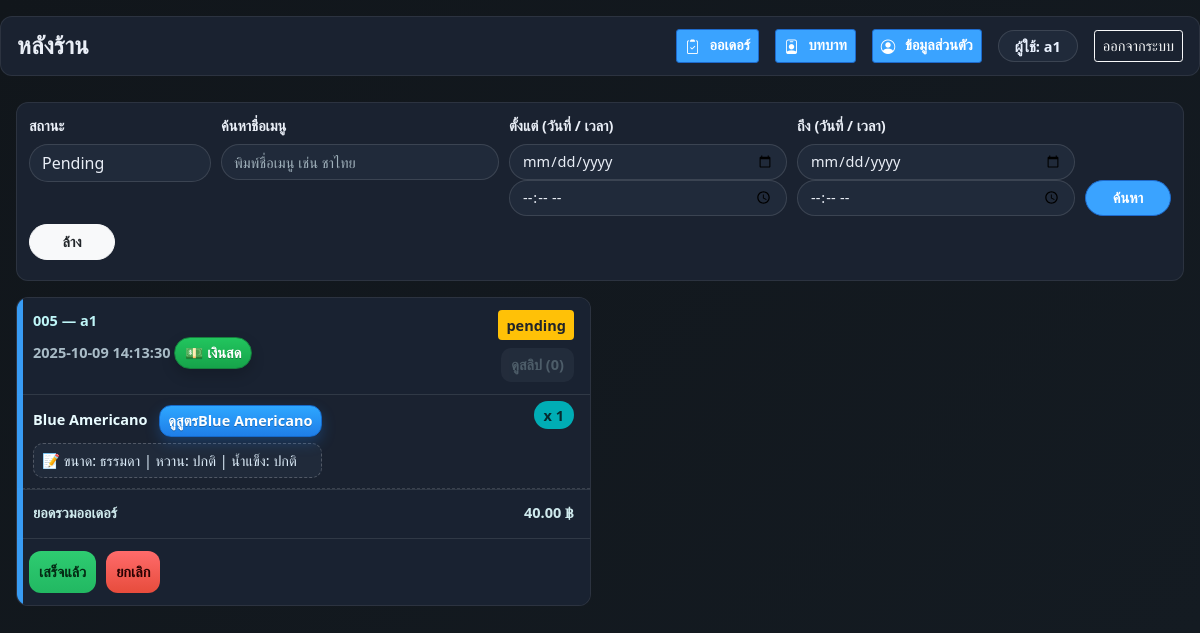
Screenshot of /back_store/back_store.php (signed in) with the database file from the repository.
### tables this page shows
CREATE TABLE IF NOT EXISTS `orders` (
  `order_id` int(11) NOT NULL AUTO_INCREMENT,
  `user_id` int(11) NOT NULL,
  `order_time` datetime NOT NULL DEFAULT current_timestamp(),
  `order_date` date NOT NULL,
  `order_seq` int(11) NOT NULL DEFAULT 0,
  `status` enum('awaiting_payment','pending','ready','canceled') NOT NULL DEFAULT 'awaiting_payment',
  `payment_method` enum('transfer','cash') NOT NULL DEFAULT 'transfer',
  `total_price` decimal(10,2) NOT NULL,
  `updated_at` datetime(6) NOT NULL,
  `promo_id` int(11) DEFAULT NULL,
  `discount_amount` decimal(10,2) NOT NULL DEFAULT 0.00,
  `final_total` decimal(10,2) NOT NULL DEFAULT 0.00,
  PRIMARY KEY (`order_id`),
  UNIQUE KEY `uk_orders_day_seq` (`order_date`,`order_seq`),
  KEY `fk_orders_user` (`user_id`),
  KEY `idx_orders_updated_at` (`updated_at`),
  KEY `idx_orders_user_updated` (`user_id`,`updated_at`,`status`),
  KEY `idx_orders_feed` (`user_id`,`updated_at`,`order_id`),
  KEY `fk_orders_promo` (`promo_id`),
  KEY `idx_orders_status_updated` (`status`,`updated_at`),
  KEY `idx_orders_user` (`user_id`),
  KEY `idx_orders_order` (`order_id`),
  KEY `idx_orders_updated` (`updated_at`),
  CONSTRAINT `fk_orders_promo` FOREIGN KEY (`promo_id`) REFERENCES `promotions` (`promo_id`),
  CONSTRAINT `fk_orders_user` FOREIGN KEY (`user_id`) REFERENCES `users` (`user_id`) ON DELETE CASCADE ON UPDATE CASCADE
);

CREATE TABLE IF NOT EXISTS `users` (
  `user_id` int(11) NOT NULL AUTO_INCREMENT,
  `username` varchar(50) NOT NULL,
  `password` varchar(255) NOT NULL,
  `student_ID` int(11) NOT NULL,
  `name` varchar(100) NOT NULL,
  `role` enum('admin','employee') NOT NULL DEFAULT 'employee',
  `status` enum('ชั่วโมงทุน','ชั่วโมงปกติ') NOT NULL DEFAULT 'ชั่วโมงปกติ',
  `default_hour_type` enum('normal','fund') NOT NULL DEFAULT 'normal',
  PRIMARY KEY (`user_id`),
  UNIQUE KEY `username` (`username`)
);

CREATE TABLE IF NOT EXISTS `order_details` (
  `order_detail_id` int(11) NOT NULL AUTO_INCREMENT,
  `order_id` int(11) NOT NULL,
  `menu_id` int(11) NOT NULL,
  `promo_id` int(11) DEFAULT NULL,
  `quantity` int(11) NOT NULL,
  `note` varchar(255) DEFAULT NULL,
  `total_price` decimal(10,2) NOT NULL,
  PRIMARY KEY (`order_detail_id`),
  KEY `fk_details_order` (`order_id`),
  KEY `fk_details_menu` (`menu_id`),
  KEY `fk_details_promo` (`promo_id`),
  CONSTRAINT `fk_details_menu` FOREIGN KEY (`menu_id`) REFERENCES `menu` (`menu_id`) ON DELETE CASCADE ON UPDATE CASCADE,
  CONSTRAINT `fk_details_order` FOREIGN KEY (`order_id`) REFERENCES `orders` (`order_id`) ON DELETE CASCADE ON UPDATE CASCADE,
  CONSTRAINT `fk_details_promo` FOREIGN KEY (`promo_id`) REFERENCES `promotions` (`promo_id`) ON DELETE SET NULL ON UPDATE CASCADE
);

CREATE TABLE IF NOT EXISTS `menu` (
  `menu_id` int(11) NOT NULL AUTO_INCREMENT,
  `category_id` int(11) NOT NULL,
  `name` varchar(100) NOT NULL,
  `price` decimal(10,2) NOT NULL,
  `description` varchar(255) DEFAULT NULL,
  `image` varchar(255) DEFAULT NULL,
  `is_active` tinyint(1) NOT NULL DEFAULT 1,
  `current_recipe_id` int(11) DEFAULT NULL,
  PRIMARY KEY (`menu_id`),
  KEY `fk_menu_category` (`category_id`),
  KEY `fk_menu_current_recipe` (`current_recipe_id`),
  CONSTRAINT `fk_menu_category` FOREIGN KEY (`category_id`) REFERENCES `categories` (`category_id`) ON DELETE CASCADE ON UPDATE CASCADE,
  CONSTRAINT `fk_menu_current_recipe` FOREIGN KEY (`current_recipe_id`) REFERENCES `recipe_headers` (`recipe_id`) ON DELETE SET NULL ON UPDATE CASCADE
);

### back_store/back_store.php (the view, shortened to what this page needs)
<?php
require __DIR__ . '/../db.php';
$conn->set_charset('utf8mb4');
function money_fmt($n){ return number_format((float)$n,2); }
function format_order_seq(int $seq): string { return str_pad((string)$seq, 3, '0', STR_PAD_LEFT); }
$status     = $_GET['status']     ?? 'pending';
$q          = trim((string)($_GET['q'] ?? ''));
$date_from  = trim((string)($_GET['date_from'] ?? ''));
$time_from  = trim((string)($_GET['time_from'] ?? ''));
$date_to    = trim((string)($_GET['date_to'] ?? ''));
$time_to    = trim((string)($_GET['time_to'] ?? ''));
$orders=[]; $where="1=1"; $types=''; $params=[];
if ($status!=='all'){ $where.=" AND o.status=?"; $types.='s'; $params[]=$status; }
$sql="
  SELECT o.order_id,o.user_id,o.order_time,o.status,o.total_price,
         o.order_date, o.order_seq,
         u.username,u.name, COALESCE(ps.cnt,0) AS slip_count
  FROM orders o
  LEFT JOIN users u ON u.user_id=o.user_id
  LEFT JOIN (SELECT order_id,COUNT(*) AS cnt FROM payment_slips GROUP BY order_id) ps ON ps.order_id=o.order_id
  WHERE $where
  ORDER BY o.order_id DESC";
$stmt=$conn->prepare($sql);
if ($types!=='') $stmt->bind_param($types, ...$params);
$stmt->execute(); $res=$stmt->get_result();
while($row=$res->fetch_assoc()){
  $row['order_seq'] = (int)($row['order_seq'] ?? 0);
  $row['__seq_fmt'] = format_order_seq($row['order_seq']);
  $orders[]=$row;
}
function get_order_lines(mysqli $conn, int $oid): array{
  $rows=[]; $stmt=$conn->prepare("
    SELECT d.order_detail_id,d.menu_id,d.quantity,d.note,d.total_price,m.name AS menu_name
    FROM order_details d JOIN menu m ON m.menu_id=d.menu_id
    WHERE d.order_id=? ORDER BY d.order_detail_id");
  $stmt->bind_param("i",$oid); $stmt->execute(); $res=$stmt->get_result();
  while($r=$res->fetch_assoc()) $rows[]=$r; $stmt->close(); return $rows;
}
?>
<!doctype html>
<html lang="th">
<head>
<link rel="stylesheet" href="https://stackpath.bootstrapcdn.com/bootstrap/4.5.2/css/bootstrap.min.css">
<link rel="stylesheet" href="https://cdn.jsdelivr.net/npm/bootstrap-icons@1.11.3/font/bootstrap-icons.css">
</head>
<body>
<div class="topbar d-flex align-items-center justify-content-between">
  <div class="d-flex align-items-center">
    <h4 class="m-0 brand">หลังร้าน</h4>
  </div>
  <div class="d-flex align-items-center topbar-actions">
    <a href="back_store_history.php" class="btn btn-primary btn-sm mr-2">
      <i class="bi bi-clipboard2-check"></i> ออเดอร์
    </a>
    <a href="../SelectRole/role.php" class="btn btn-primary btn-sm mr-2">
      <i class="bi bi-person-badge"></i> บทบาท
    </a>
    <a href="user_profile.php" class="btn btn-primary btn-sm mr-2">
      <i class="bi bi-person-circle"></i> ข้อมูลส่วนตัว
    </a>
    <span class="badge badge-user px-3 py-2 mr-2">ผู้ใช้: <?= htmlspecialchars($_SESSION['username'] ?? '', ENT_QUOTES, 'UTF-8') ?></span>
    <a href="../logout.php" class="btn btn-sm btn-outline-light">ออกจากระบบ</a>
  </div>
</div>
<div class="wrap">
  <form class="filter mb-3" method="get">
    <div class="form-row">
      <div class="col-md-2 mb-2">
        <label>สถานะ</label>
        <select name="status" class="custom-select">
          <?php
            $opts=['pending'=>'Pending','ready'=>'Ready','canceled'=>'Canceled','all'=>'(ทั้งหมด)'];
            foreach($opts as $k=>$v){ $sel=($status===$k)?'selected':''; echo '<option value="'.htmlspecialchars($k,ENT_QUOTES).'" '.$sel.'>'.$v.'</option>'; }
          ?>
        </select>
      </div>
      <div class="col-md-3 mb-2">
        <label>ค้นหาชื่อเมนู</label>
        <input type="text" name="q" class="form-control" value="<?= htmlspecialchars($q,ENT_QUOTES,'UTF-8') ?>" placeholder="พิมพ์ชื่อเมนู เช่น ชาไทย">
      </div>
      <div class="col-md-3 mb-2">
        <label>ตั้งแต่ (วันที่ / เวลา)</label>
        <div class="form-row">
          <div class="col"><input type="date" name="date_from" class="form-control" value="<?= htmlspecialchars($date_from,ENT_QUOTES,'UTF-8') ?>"></div>
          <div class="col"><input type="time" name="time_from" class="form-control" value="<?= htmlspecialchars($time_from,ENT_QUOTES,'UTF-8') ?>"></div>
        </div>
      </div>
      <div class="col-md-3 mb-2">
        <label>ถึง (วันที่ / เวลา)</label>
        <div class="form-row">
          <div class="col"><input type="date" name="date_to" class="form-control" value="<?= htmlspecialchars($date_to,ENT_QUOTES,'UTF-8') ?>"></div>
          <div class="col"><input type="time" name="time_to" class="form-control" value="<?= htmlspecialchars($time_to,ENT_QUOTES,'UTF-8') ?>"></div>
        </div>
      </div>
      <div class="col-md-1 mb-2 d-flex align-items-end">
        <button class="btn btn-primary btn-block btn-find">ค้นหา</button>
      </div>
      <div class="col-md-1 mb-2 d-flex align-items-end">
        <a href="back_store.php" class="btn btn-light btn-block btn-clear">ล้าง</a>
      </div>
    </div>
  </form>
  <div class="grid" id="grid">
    <?php if (empty($orders)): ?>
      <div class="empty">ไม่มีออเดอร์ตามเงื่อนไข</div>
    <?php else: ?>
      <?php foreach ($orders as $o): $lines = get_order_lines($conn,(int)$o['order_id']); ?>
        <?php
          $isTransfer=((int)$o['slip_count']>0);
          $pay_text=$isTransfer?'💳 โอนเงิน':'💵 เงินสด';
          $pay_class=$isTransfer?'':' cash';
          $seq = htmlspecialchars($o['__seq_fmt'], ENT_QUOTES, 'UTF-8');
        ?>
        <div class="card" data-order-id="<?= (int)$o['order_id'] ?>" tabindex="0" aria-label="ออเดอร์ <?= $seq ?>">
          <div class="head">
            <div>
              <div class="oid"><?= $seq ?> — <?= htmlspecialchars($o['username'] ?? 'user',ENT_QUOTES,'UTF-8') ?></div>
              <div class="meta">
                <?= htmlspecialchars($o['order_time'],ENT_QUOTES,'UTF-8') ?>
                <div class="pay-chip<?= $pay_class ?>"><?= $pay_text ?></div>
              </div>
            </div>
            <div class="text-right">
              <?php if($o['status']==='pending'): ?>
                <span class="badge badge-warning p-2 font-weight-bold d-block mb-1">pending</span>
              <?php elseif($o['status']==='ready'): ?>
                <span class="badge badge-success p-2 font-weight-bold d-block mb-1">ready</span>
              <?php else: ?>
                <span class="badge badge-danger p-2 font-weight-bold d-block mb-1">canceled</span>
              <?php endif; ?>
              <button class="btn-slips btn btn-sm mt-1" data-oid="<?= (int)$o['order_id'] ?>" <?= ((int)$o['slip_count']>0 ? '' : 'disabled') ?>>
                ดูสลิป (<?= (int)$o['slip_count'] ?>)
              </button>
            </div>
          </div>
          <?php foreach ($lines as $ln): ?>
          <div class="line">
            <div style="padding-right:12px;max-width:78%">
              <div class="item">
                <?= htmlspecialchars($ln['menu_name'],ENT_QUOTES,'UTF-8') ?>
                <button type="button" class="btn btn-sm btn-outline-primary ml-2 btn-recipe"
                        data-menu-id="<?= (int)$ln['menu_id'] ?>"
                        title="ดูสูตร<?= htmlspecialchars($ln['menu_name'],ENT_QUOTES,'UTF-8') ?>"
                        aria-label="ดูสูตร<?= htmlspecialchars($ln['menu_name'],ENT_QUOTES,'UTF-8') ?>">ดูสูตร<?= htmlspecialchars($ln['menu_name'],ENT_QUOTES,'UTF-8') ?></button>
              </div>
              <?php if(!empty($ln['note'])): ?>
                <div class="note">📝 <?= htmlspecialchars($ln['note'],ENT_QUOTES,'UTF-8') ?></div>
              <?php endif; ?>
            </div>
            <div><span class="qty">x <?= (int)$ln['quantity'] ?></span></div>
          </div>
          <?php endforeach; ?>
          <div class="summary">
            <div>ยอดรวมออเดอร์</div>
            <div><?= money_fmt($o['total_price']) ?> ฿</div>
          </div>
          <?php if($o['status']==='pending'): ?>
          <div class="actions">
            <form class="m-0 js-status" method="post">
              <button class="btn btn-ready btn-block" type="submit">เสร็จแล้ว</button>
            </form>
            <form class="m-0 js-status" method="post">
              <button class="btn btn-cancel btn-block" type="submit">ยกเลิก</button>
            </form>
          </div>
          <?php endif; ?>
        </div>
      <?php endforeach; ?>
    <?php endif; ?>
  </div>
</div>
</body>
</html>

### rows the page displays
orders: seq "005", user.username "a1", order_time "2025-10-09 14:13:30", pay_text "💵 เงินสด", status "pending", slip_count "0", total_price "40.00"
order_details: menu.name "Blue Americano", note "ขนาด: ธรรมดา | หวาน: ปกติ | น้ำแข็ง: ปกติ", quantity "1"

### other values shown
$_SESSION['username'] "a1"
form field status "Pending"
